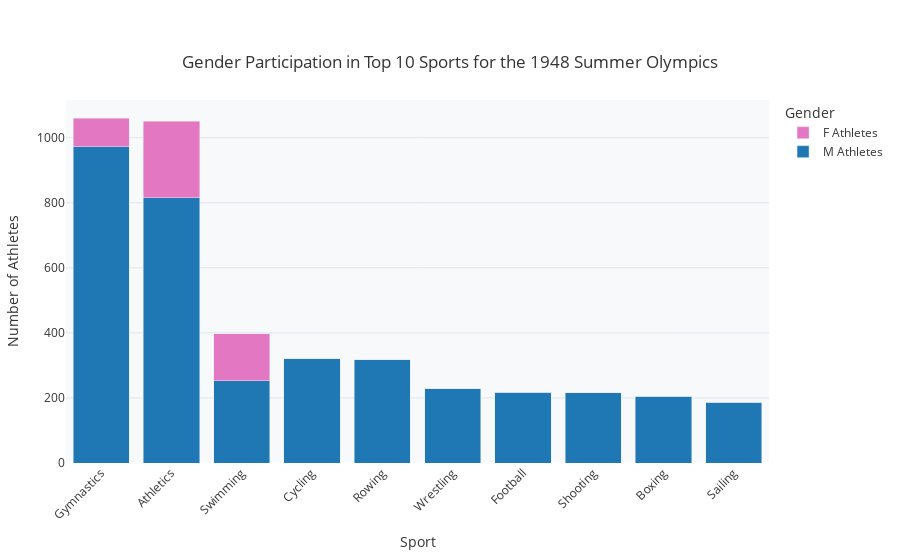
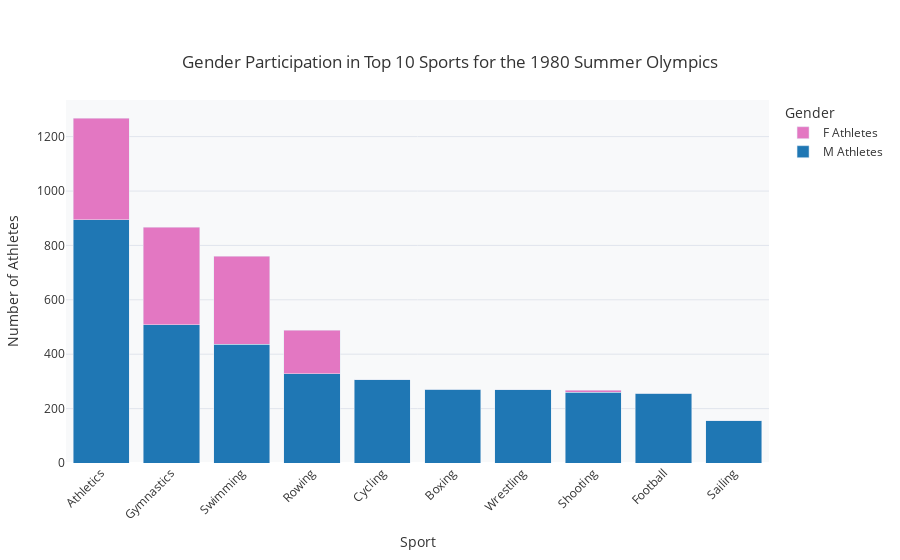
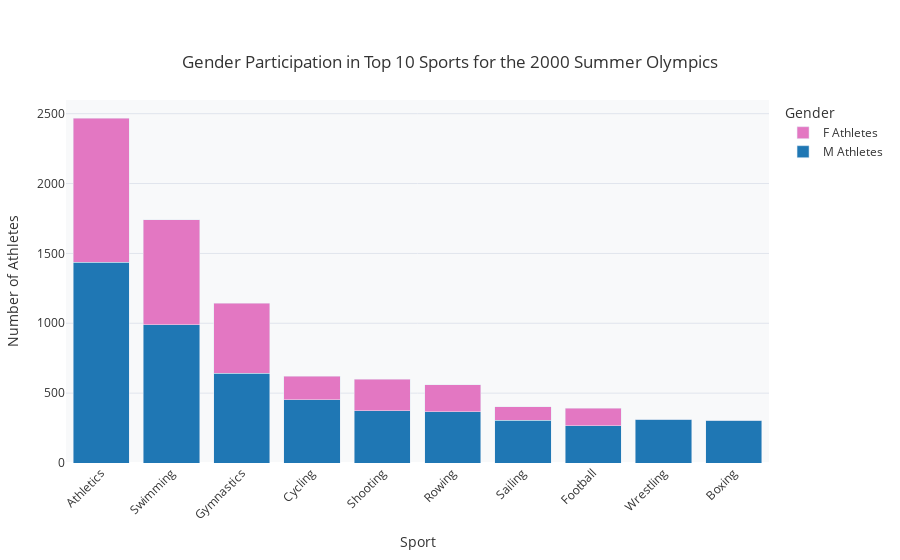
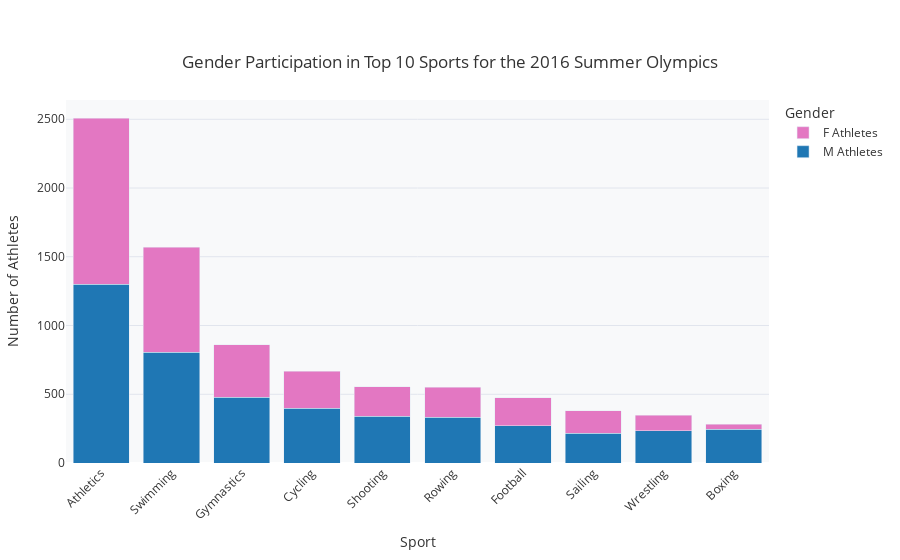

These figures' notebook cell, in order:
### Code cell
selected_years = [1948, 1980, 2000, 2016]

colors = {
    'M': '#1f77b4',  # Muted blue for males
    'F': '#e377c2'   # Soft pink for females
}

# Iterate through each selected year
for year in selected_years:
    # Filter data for the selected year
    year_data = top_sports_data[top_sports_data['Year'] == year]
    
    # Group by sport and gender, then count athletes
    athlete_counts = year_data.groupby(['Sport', 'Sex']).size().reset_index(name='Athlete Count')
    
    # Pivot for easier plotting
    pivot_df = athlete_counts.pivot_table(index='Sport', columns='Sex', values='Athlete Count', fill_value=0)
    
    # Add a total column to sort the sports by total participants
    pivot_df['Total'] = pivot_df.sum(axis=1)
    pivot_df_sorted = pivot_df.sort_values('Total', ascending=False)
    
    # Create a plot with sorted sports by total participants
    fig = go.Figure()
    for gender in ['M', 'F']:
        fig.add_trace(go.Bar(
            x=pivot_df_sorted.index,  # Sport names, sorted by total participation
            y=pivot_df_sorted[gender],
            name=f'{gender} Athletes',
            marker_color=colors[gender]
        ))
    
    # Update layout for stacked bars
    fig.update_layout(
        title={
            'text': f'Gender Participation in Top 10 Sports for the {year} Summer Olympics',
            'y':0.9,
            'x':0.5,
            'xanchor': 'center',
            'yanchor': 'top'
        },
        xaxis_title='Sport',
        xaxis_tickangle=-45,
        yaxis=dict(
            title='Number of Athletes',
            showgrid=True,
            gridcolor='#e1e5ed'
        ),
        barmode='stack',
        legend_title='Gender',
        plot_bgcolor='#f8f9fa',  # Very light grey background
        font=dict(size=12, color='#333'),  # Dark grey text for better readability
        paper_bgcolor='rgba(0,0,0,0)'  # Transparent paper background
    )
    
    # Optional: adjust margin to ensure the title and legend are not cut off
    fig.update_layout(margin=dict(l=30, r=30, t=100, b=30))
    
    fig.show()

### Figure 1 — Plotly figure (JSON) as saved in the notebook; plotly's stock layout.template omitted (floating-point values rounded to 4 significant figures)
{"data": [{"marker": {"color": "#1f77b4"}, "name": "M Athletes", "type": "bar", "x": ["Gymnastics", "Athletics", "Swimming", "Cycling", "Rowing", "Wrestling", "Football", "Shooting", "Boxing", "Sailing"], "y": [972, 815, 253, 320, 318, 229, 218, 216, 205, 186]}, {"marker": {"color": "#e377c2"}, "name": "F Athletes", "type": "bar", "x": ["Gymnastics", "Athletics", "Swimming", "Cycling", "Rowing", "Wrestling", "Football", "Shooting", "Boxing", "Sailing"], "y": [88, 236, 145, 0, 0, 0, 0, 0, 0, 0]}], "layout": {"autosize": true, "barmode": "stack", "font": {"color": "#333", "size": 12}, "legend": {"title": {"text": "Gender"}}, "margin": {"b": 30, "l": 30, "r": 30, "t": 100}, "paper_bgcolor": "rgba(0, 0, 0, 0)", "plot_bgcolor": "#f8f9fa", "title": {"text": "Gender Participation in Top 10 Sports for the 1948 Summer Olympics", "x": 0.5, "xanchor": "center", "y": 0.9, "yanchor": "top"}, "xaxis": {"autorange": true, "range": [-0.5, 9.5], "tickangle": -45, "title": {"text": "Sport"}, "type": "category"}, "yaxis": {"autorange": true, "gridcolor": "#e1e5ed", "range": [0, 1116.0], "showgrid": true, "title": {"text": "Number of Athletes"}, "type": "linear"}}}

### Figure 2 — Plotly figure (JSON) as saved in the notebook; plotly's stock layout.template omitted (floating-point values rounded to 4 significant figures)
{"data": [{"marker": {"color": "#1f77b4"}, "name": "M Athletes", "type": "bar", "x": ["Athletics", "Gymnastics", "Swimming", "Rowing", "Cycling", "Boxing", "Wrestling", "Shooting", "Football", "Sailing"], "y": [894, 508, 436, 329, 307, 271, 270, 261, 256, 155]}, {"marker": {"color": "#e377c2"}, "name": "F Athletes", "type": "bar", "x": ["Athletics", "Gymnastics", "Swimming", "Rowing", "Cycling", "Boxing", "Wrestling", "Shooting", "Football", "Sailing"], "y": [374, 358, 325, 159, 0, 0, 0, 6, 0, 1]}], "layout": {"autosize": true, "barmode": "stack", "font": {"color": "#333", "size": 12}, "legend": {"title": {"text": "Gender"}}, "margin": {"b": 30, "l": 30, "r": 30, "t": 100}, "paper_bgcolor": "rgba(0, 0, 0, 0)", "plot_bgcolor": "#f8f9fa", "title": {"text": "Gender Participation in Top 10 Sports for the 1980 Summer Olympics", "x": 0.5, "xanchor": "center", "y": 0.9, "yanchor": "top"}, "xaxis": {"autorange": true, "range": [-0.5, 9.5], "tickangle": -45, "title": {"text": "Sport"}, "type": "category"}, "yaxis": {"autorange": true, "gridcolor": "#e1e5ed", "range": [0, 1335.0], "showgrid": true, "title": {"text": "Number of Athletes"}, "type": "linear"}}}

### Figure 3 — Plotly figure (JSON) as saved in the notebook; plotly's stock layout.template omitted (floating-point values rounded to 4 significant figures)
{"data": [{"marker": {"color": "#1f77b4"}, "name": "M Athletes", "type": "bar", "x": ["Athletics", "Swimming", "Gymnastics", "Cycling", "Shooting", "Rowing", "Sailing", "Football", "Wrestling", "Boxing"], "y": [1437, 988, 642, 453, 374, 367, 307, 267, 314, 307]}, {"marker": {"color": "#e377c2"}, "name": "F Athletes", "type": "bar", "x": ["Athletics", "Swimming", "Gymnastics", "Cycling", "Shooting", "Rowing", "Sailing", "Football", "Wrestling", "Boxing"], "y": [1031, 753, 502, 168, 225, 194, 95, 124, 0, 0]}], "layout": {"autosize": true, "barmode": "stack", "font": {"color": "#333", "size": 12}, "legend": {"title": {"text": "Gender"}}, "margin": {"b": 30, "l": 30, "r": 30, "t": 100}, "paper_bgcolor": "rgba(0, 0, 0, 0)", "plot_bgcolor": "#f8f9fa", "title": {"text": "Gender Participation in Top 10 Sports for the 2000 Summer Olympics", "x": 0.5, "xanchor": "center", "y": 0.9, "yanchor": "top"}, "xaxis": {"autorange": true, "range": [-0.5, 9.5], "tickangle": -45, "title": {"text": "Sport"}, "type": "category"}, "yaxis": {"autorange": true, "gridcolor": "#e1e5ed", "range": [0, 2598.0], "showgrid": true, "title": {"text": "Number of Athletes"}, "type": "linear"}}}

### Figure 4 — Plotly figure (JSON) as saved in the notebook; plotly's stock layout.template omitted (floating-point values rounded to 4 significant figures)
{"data": [{"marker": {"color": "#1f77b4"}, "name": "M Athletes", "type": "bar", "x": ["Athletics", "Swimming", "Gymnastics", "Cycling", "Shooting", "Rowing", "Football", "Sailing", "Wrestling", "Boxing"], "y": [1300, 807, 478, 400, 341, 331, 270, 217, 234, 247]}, {"marker": {"color": "#e377c2"}, "name": "F Athletes", "type": "bar", "x": ["Athletics", "Swimming", "Gymnastics", "Cycling", "Shooting", "Rowing", "Football", "Sailing", "Wrestling", "Boxing"], "y": [1208, 761, 383, 267, 214, 219, 203, 163, 112, 36]}], "layout": {"autosize": true, "barmode": "stack", "font": {"color": "#333", "size": 12}, "legend": {"title": {"text": "Gender"}}, "margin": {"b": 30, "l": 30, "r": 30, "t": 100}, "paper_bgcolor": "rgba(0, 0, 0, 0)", "plot_bgcolor": "#f8f9fa", "title": {"text": "Gender Participation in Top 10 Sports for the 2016 Summer Olympics", "x": 0.5, "xanchor": "center", "y": 0.9, "yanchor": "top"}, "xaxis": {"autorange": true, "range": [-0.5, 9.5], "tickangle": -45, "title": {"text": "Sport"}, "type": "category"}, "yaxis": {"autorange": true, "gridcolor": "#e1e5ed", "range": [0, 2640], "showgrid": true, "title": {"text": "Number of Athletes"}, "type": "linear"}}}
